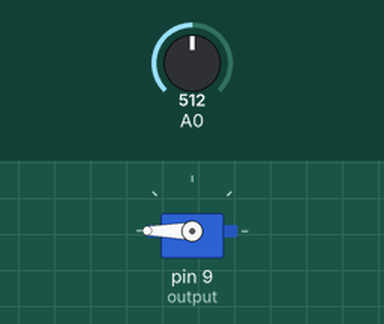
This sketch was run on a simulated Arduino Uno, built with avr-gcc and run on an emulated ATmega328P. On the bench: servo. The inputs (shaded band) are chosen by the test bench; at power-on: A0 = 512.

Above: at 1.2 s.
1.3 s: A0 set to 306
At 2.5 s:
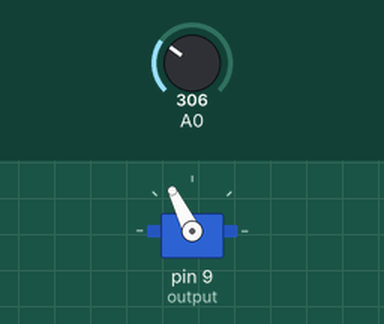
2.8 s: A0 set to 122
At 3.7 s:
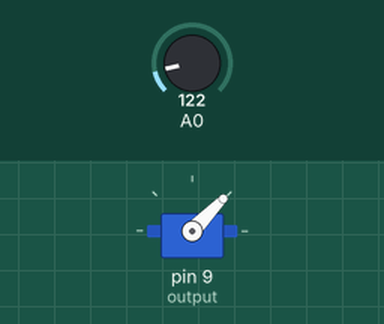
4.3 s: A0 set to 0
At 4.8 s:
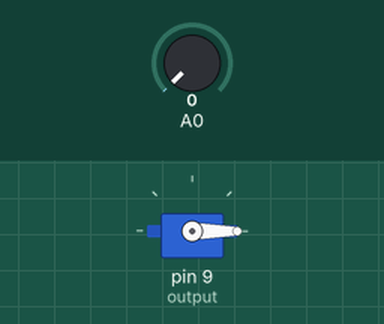
5.8 s: A0 set to 511
At 7.2 s:
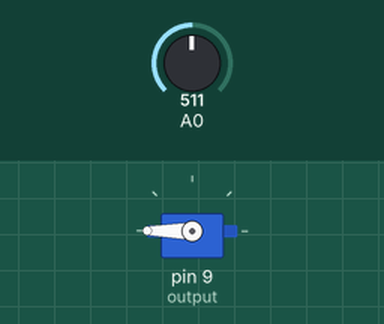
Timing chart, 0 to 8.3 s (numbered marks = the images above; inputs shaded):
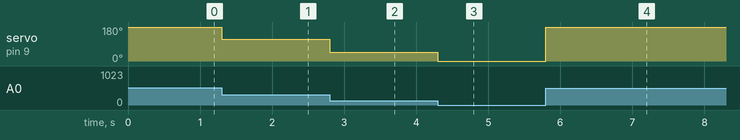

The sketch:

servo1.ino
```cpp
#include <Servo.h>
Servo myservo;

int output = 9;
int y;

void setup() {
  // put your setup code here, to run once:
  //Serial.begin(9600);
  myservo.attach(output);
  pinMode(output,OUTPUT);

}

void loop() {
  // put your main code here, to run repeatedly:
  int x = analogRead(A0);
  //Serial.println(x);
  y = map(x , 0 , 672, 0 , 255);
  //Serial.println(y);

  myservo.write(y);
  /*
  for(int i=0;i<255;i++)
  {
    myservo.write(i);
    delay(10);
  }

  for(int i=255;i>0;i--)
  {
    myservo.write(i);
    delay(10);
  }
  */


}
```

Measured:
- after the input at 1.3 s, servo on pin 9 (output): 180° → 116° at once
- after the input at 2.8 s, servo on pin 9 (output): 116° → 46° at once
- after the input at 4.3 s, servo on pin 9 (output): 46° → 0° at once
- after the input at 5.8 s, servo on pin 9 (output): 0° → 180° at once
